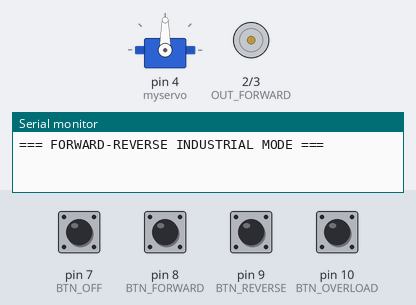
Bench run of a sketch on a simulated Arduino Uno, built with avr-gcc and run on an emulated ATmega328P. Shown: servo, motor-driver pin pairs drawn as motors (green arrow = first pin HIGH = forward, orange = second pin HIGH = backward, longer = more drive), the last lines printed to the serial monitor. The inputs (shaded band) are chosen by the test bench; at power-on: pin 7 (BTN_OFF), pin 8 (BTN_FORWARD), pin 9 (BTN_REVERSE), pin 10 (BTN_OVERLOAD) HIGH.

Above: at 1.2 s.
1.3 s: pin 8 (BTN_FORWARD) pulled LOW for 0.15 s
At 2.0 s:
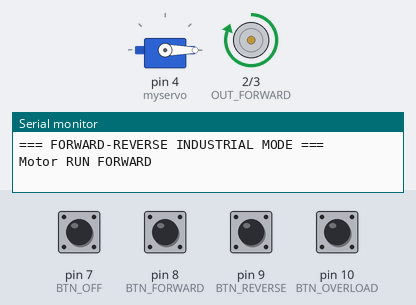
2.9 s: pin 7 (BTN_OFF) pulled LOW for 0.15 s
At 3.3 s:
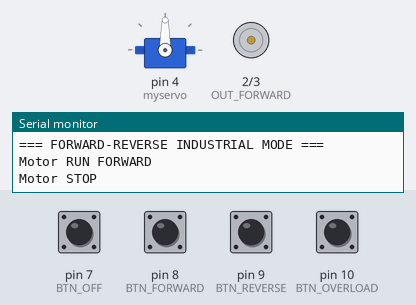
4.5 s: pin 9 (BTN_REVERSE) pulled LOW for 0.15 s
At 5.7 s:
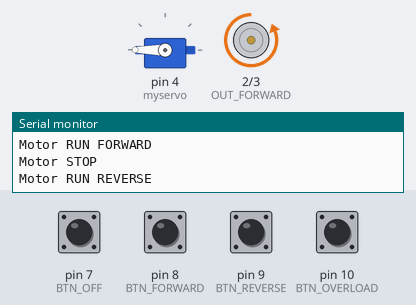
6.1 s: pin 10 (BTN_OVERLOAD) pulled LOW for 0.15 s
At 6.9 s:
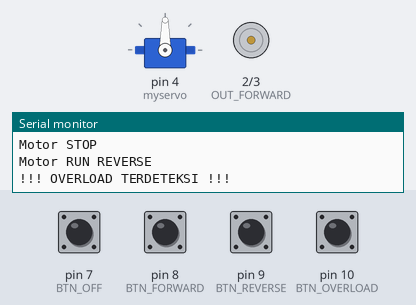
7.7 s: pin 7 (BTN_OFF) pulled LOW for 1 s
10.2 s: pin 8 (BTN_FORWARD) pulled LOW for 1 s
At 11.2 s:
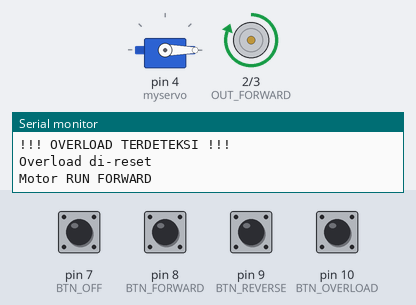
Timing chart, 0 to 13.2 s (numbered marks = the images above; inputs shaded):
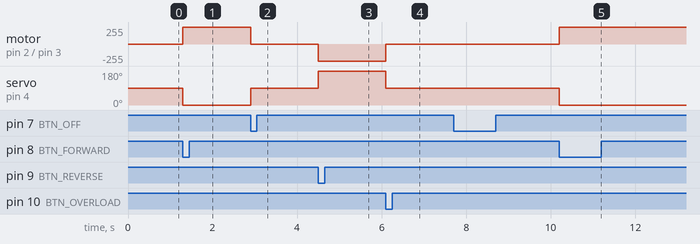

Measured:
- after the input at 1.3 s, motor on pin 2 (OUT_FORWARD) / pin 3 (OUT_REVERSE): stopped → forward 255/255 at once; servo on pin 4 (myservo): 90° → 0° at once
- after the input at 2.9 s, motor on pin 2 (OUT_FORWARD) / pin 3 (OUT_REVERSE): forward 255/255 → stopped at once; servo on pin 4 (myservo): 0° → 90° at once
- after the input at 4.5 s, motor on pin 2 (OUT_FORWARD) / pin 3 (OUT_REVERSE): stopped → backward 255/255 at once; servo on pin 4 (myservo): 90° → 180° at once
- after the input at 6.1 s, motor on pin 2 (OUT_FORWARD) / pin 3 (OUT_REVERSE): backward 255/255 → stopped at once; servo on pin 4 (myservo): 180° → 90° at once
- after the input at 10.2 s, motor on pin 2 (OUT_FORWARD) / pin 3 (OUT_REVERSE): stopped → forward 255/255 at once; servo on pin 4 (myservo): 90° → 0° at once

The sketch:

Forward_Reverse.ino
```cpp
// =====================
// PIN SETUP
// =====================
#define BTN_OFF      7
#define BTN_FORWARD  8
#define BTN_REVERSE  9
#define BTN_OVERLOAD 10
#define OUT_FORWARD  2
#define OUT_REVERSE  3
#include <Servo.h>
Servo myservo;
// =====================
// VARIABLE
// =====================
bool overloadTrip = false;
int state = 0;
// 0 = STOP
// 1 = FORWARD
// 2 = REVERSE
// =====================
// SETUP
// =====================
void setup() {
	Serial.begin(9600);
	Serial.println("=== FORWARD-REVERSE INDUSTRIAL MODE ===");
	pinMode(BTN_OFF, INPUT_PULLUP);
	pinMode(BTN_FORWARD, INPUT_PULLUP);
	pinMode(BTN_REVERSE, INPUT_PULLUP);
	pinMode(BTN_OVERLOAD, INPUT_PULLUP);
	pinMode(OUT_FORWARD, OUTPUT);
	pinMode(OUT_REVERSE, OUTPUT);
	digitalWrite(OUT_FORWARD, LOW);
	digitalWrite(OUT_REVERSE, LOW);
	myservo.attach(4);
}
// =====================
// LOOP
// =====================
void loop() {
	bool offPressed      = digitalRead(BTN_OFF) == LOW;
	bool forwardPressed  = digitalRead(BTN_FORWARD) == LOW;
	bool reversePressed  = digitalRead(BTN_REVERSE) == LOW;
	bool overloadPressed = digitalRead(BTN_OVERLOAD) == LOW;
	// =====================
	// OVERLOAD
	// =====================
	if (overloadPressed && !overloadTrip) {
		overloadTrip = true;
		Serial.println("!!! OVERLOAD TERDETEKSI !!!");
	}

	if (overloadTrip) {
		digitalWrite(OUT_FORWARD, LOW);
		digitalWrite(OUT_REVERSE, LOW);
		state = 0;
		myservo.write(90);
	}
	// =====================
	// OFF (WAJIB UNTUK GANTI ARAH)
	// =====================
	if (offPressed) {
		if (state != 0)
			Serial.println("Motor STOP");
		if (overloadTrip)
			Serial.println("Overload di-reset");
		overloadTrip = false;
		state = 0;
		myservo.write(90);
		digitalWrite(OUT_FORWARD, LOW);
		digitalWrite(OUT_REVERSE, LOW);
	}
	// =====================
	// INTERLOCK LOGIC
	// =====================
	// Jika dua tombol ditekan bersamaan ? abaikan
	if (forwardPressed && reversePressed) {
		Serial.println("ERROR: Dua arah ditekan bersamaan!");
		return;
	}
	// FORWARD hanya bisa jika kondisi STOP
	if (forwardPressed && state == 0 && !overloadTrip) {
		digitalWrite(OUT_FORWARD, HIGH);
		digitalWrite(OUT_REVERSE, LOW);
		myservo.write(0);
		state = 1;
		Serial.println("Motor RUN FORWARD");
	}
	// REVERSE hanya bisa jika kondisi STOP
	if (reversePressed && state == 0 && !overloadTrip) {
		digitalWrite(OUT_FORWARD, LOW);
		digitalWrite(OUT_REVERSE, HIGH);
		myservo.write(180);
		state = 2;
		Serial.println("Motor RUN REVERSE");
	}
}
```

LogTxt.cpp
```cpp
#include<stdio.h>
#include<stdlib.h>

int main()
{
    float I,nM,Imean,Tres;

    Tres = 1.48;

    printf("menghitung arus rata-rata per panel\n");

    printf("masukkan nilai Arus Terukur : ");
    scanf("%f",&I);

    printf("masukkan jumlah motor per kolam : ");
    scanf("%f",&nM);

    if(nM == 0){
        printf("jumlah motor tidak boleh nol");
        return 1;
    }

    Imean = I/nM;

    printf("nilai arus rata-rata adalah : %.2f ampere\n",Imean);

    if(Imean < Tres)
        printf("motor anda aman\n");
    else
        printf("motor anda berpotensi terbakar\n");
    FILE *fp;
    // choose your preferences csv or txt
    // fp = fopen("monitoring.csv","a");

    // fprintf(fp,"%.2f,%.0f,%.2f\n", I,nM,Imean);

    fp = fopen("monitoring.txt","a");

    fprintf(fp,"%.2f/%.0f/%.2f\n",
            I,nM,Imean);

    fclose(fp);

    printf("Data tersimpan\n");


    return 0;
}
```
